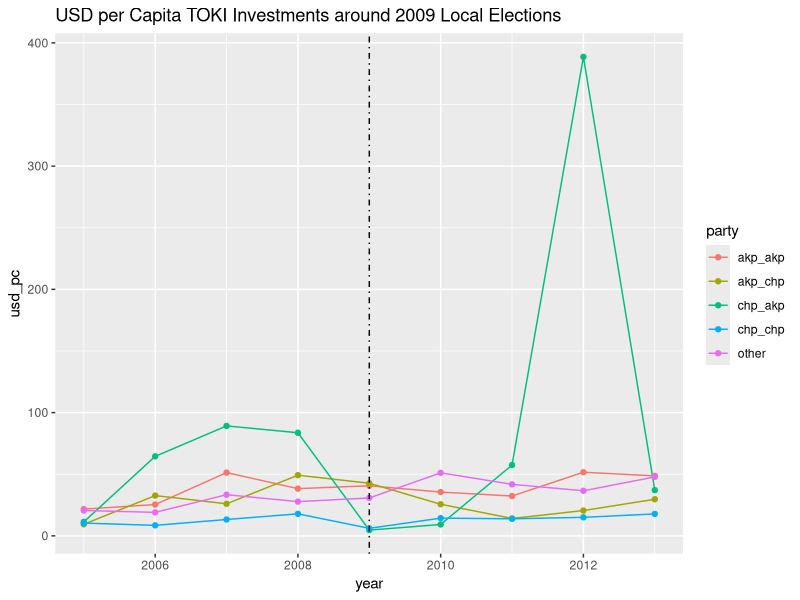
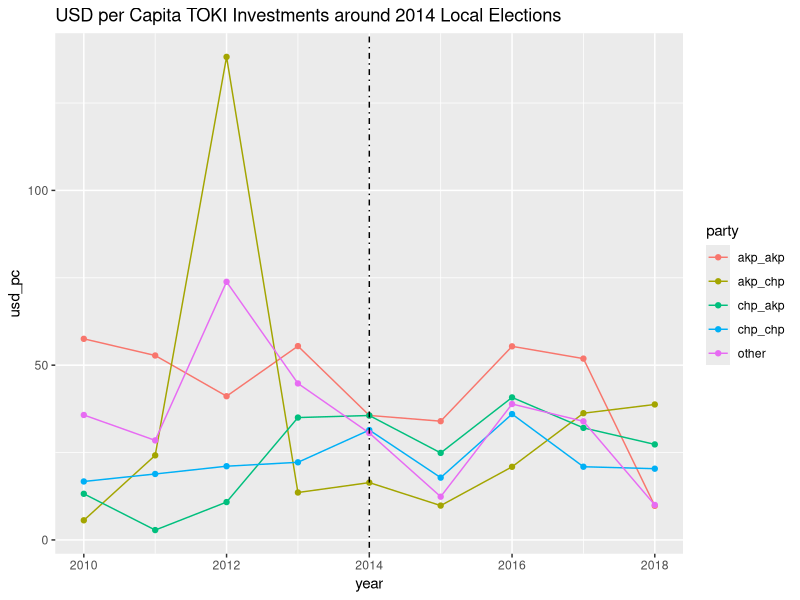
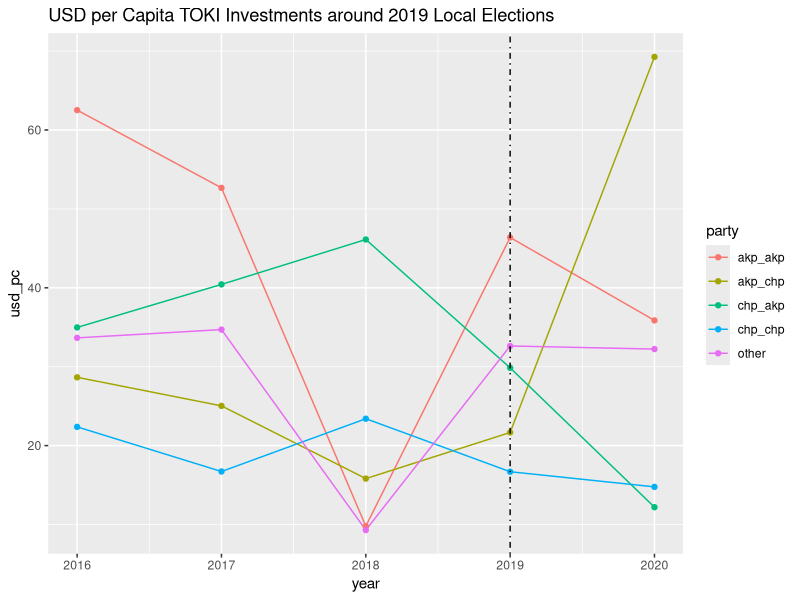

R code for these plots, in order:
# lutfi sun - Jan 2022
# event study: mayor change on toki investment

# housekeeping
rm(list=ls())

library(tidyverse)

#------------------------------------------------------------------------------
# will use local elections for mayor
# load and transform data

locals_municipal <- read_csv("data/locals.csv") 

locals_district <- locals_municipal %>% 
  rowwise() %>% 
  mutate(
    max_vote = max(c_across(anavatan:shp)),
    mayor_akp = 1*(akp >= max_vote),
    mayor_chp = 1*(chp >= max_vote),
    mayor_mhp = 1*(mhp >= max_vote),
    mayor_hdp = 1*(hdp >= max_vote),
    n_district = 1
    ) %>% 
  select(-c(8:42), -municipality) %>% 
  group_by(province, district, year) %>%
  summarise_all(list(sum)) %>% 
  rowwise() %>% 
  mutate(
    akp_share = (mayor_akp / n_district),
    chp_share = (mayor_chp / n_district),
    is_akp = 1*(akp_share >= 0.5),
    is_chp = 1*(chp_share >= 0.5),
    is_oth = 1*(!is_akp)*(!is_chp)
    )
#------------------------------------------------------------------------------
# see how often and what kinds of party shifts happened

locals_district <- locals_district %>%
  group_by(province, district) %>%
  mutate(
    lag_isakp = dplyr::lag(is_akp, n = 1, default = NA),
    lag_ischp = dplyr::lag(is_chp, n = 1, default = NA),
    lag_isoth = dplyr::lag(is_oth, n = 1, default = NA),
    akp_akp   = lag_isakp * is_akp,
    akp_chp   = lag_isakp * is_chp,
    akp_oth   = lag_isakp * is_oth,
    chp_akp   = lag_ischp * is_akp,
    chp_chp   = lag_ischp * is_chp,
    chp_oth   = lag_ischp * is_oth,
    oth_akp   = lag_isoth * is_akp,
    oth_chp   = lag_isoth * is_chp,
    oth_oth   = lag_isoth * is_oth
  ) %>% select(province, district, year, c(15:29))

names(locals_district)
library(psych)
describe(locals_district[ , c(4:14)], fast=TRUE)

#------------------------------------------------------------------------------
# add toki info

toki_district <- read_csv("data/merged_yearly02.csv")[ -c(25:60) ] %>% 
  select("province","district", "pd","year", "population", 
         "try_pc","usd_pc","projects") %>% 
  left_join(locals_district, by=c("province", "district", "year")) %>% 
  arrange(pd,year) %>% 
  subset(year != 2002 & year != 2003)

# might be useful to add as controls:
# "turnout_rate", "cabinet_origin","cabinet_represents","gen_altered"

#------------------------------------------------------------------------------
# event study 2009

event_09 <- toki_district   %>% 
  subset( year > 2004 & year < 2014 ) %>% 
  select(-c(is_akp:lag_isoth)) %>% 
  group_by(province, district) %>% 
  mutate_at(
    vars(akp_akp:oth_oth),  ~replace(., is.na(.), mean(.,na.rm = TRUE))
    ) %>% 
  mutate(
    party = "other",
    party = replace(party, akp_akp == 1, "akp_akp"),
    party = replace(party, akp_chp == 1, "akp_chp"),
    party = replace(party, chp_akp == 1, "chp_akp"),
    party = replace(party, chp_chp == 1, "chp_chp")
    ) %>%
   group_by(year, party) %>% 
  summarise_at(c("try_pc", "usd_pc", "projects"), mean, na.rm = TRUE)

names(event_09)

gr_usd_09 <-ggplot(event_09, aes(x=year, y=usd_pc, group=party)) +
  geom_line(aes(color=party))+
  geom_point(aes(color=party))+
  geom_vline(xintercept=c(2009),linetype=4, colour="black") +
  ggtitle("USD per Capita TOKI Investments around 2009 Local Elections")

gr_usd_09

###

event_14 <- toki_district   %>% 
  subset( year > 2009 & year < 2019 ) %>% 
  select(-c(is_akp:lag_isoth)) %>% 
  group_by(province, district) %>% 
  mutate_at(
    vars(akp_akp:oth_oth),  ~replace(., is.na(.), mean(.,na.rm = TRUE))
  ) %>% 
  mutate(
    party = "other",
    party = replace(party, akp_akp == 1, "akp_akp"),
    party = replace(party, akp_chp == 1, "akp_chp"),
    party = replace(party, chp_akp == 1, "chp_akp"),
    party = replace(party, chp_chp == 1, "chp_chp")
  ) %>%
  group_by(year, party) %>% 
  summarise_at(c("try_pc", "usd_pc", "projects"), mean, na.rm = TRUE)

gr_usd_14 <-ggplot(event_14, aes(x=year, y=usd_pc, group=party)) +
  geom_line(aes(color=party))+
  geom_point(aes(color=party))+
  geom_vline(xintercept=c(2014),linetype=4, colour="black") +
  ggtitle("USD per Capita TOKI Investments around 2014 Local Elections")

gr_usd_14

####

event_19 <- toki_district   %>% 
  subset( year > 2015 & year < 2021 ) %>% 
  select(-c(is_akp:lag_isoth)) %>% 
  group_by(province, district) %>% 
  mutate_at(
    vars(akp_akp:oth_oth),  ~replace(., is.na(.), mean(.,na.rm = TRUE))
  ) %>% 
  mutate(
    party = "other",
    party = replace(party, akp_akp == 1, "akp_akp"),
    party = replace(party, akp_chp == 1, "akp_chp"),
    party = replace(party, chp_akp == 1, "chp_akp"),
    party = replace(party, chp_chp == 1, "chp_chp")
  ) %>%
  group_by(year, party) %>% 
  summarise_at(c("try_pc", "usd_pc", "projects"), mean, na.rm = TRUE)

gr_usd_19 <-ggplot(event_19, aes(x=year, y=usd_pc, group=party)) +
  geom_line(aes(color=party))+
  geom_point(aes(color=party))+
  geom_vline(xintercept=c(2019),linetype=4, colour="black") +
  ggtitle("USD per Capita TOKI Investments around 2019 Local Elections")

gr_usd_19


